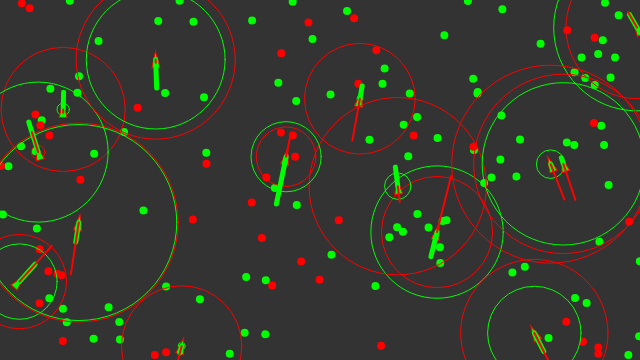
Frame 1 (no input)
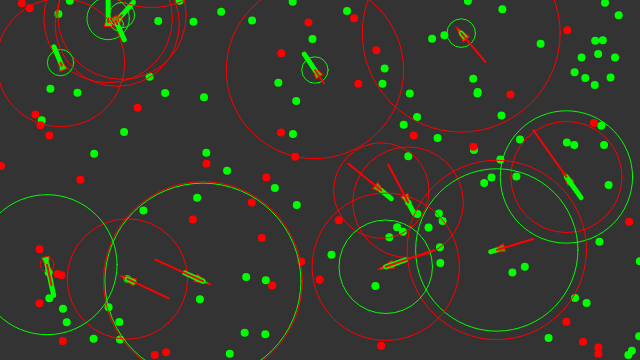
Frame 60 (no input)
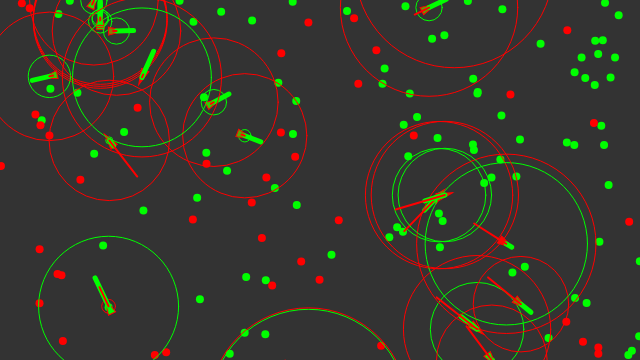
Frame 120 (the mouse pressed at the canvas centre since frame 60)

The p5.js sketch that drew these frames (run headless with seeded random() and noise() and a simulated clock; from frame 60 on, the mouse is pressed at the canvas centre):

// p5.js sketch
// ── sketch.js
// The Nature of Code
// Daniel Shiffman
// http://natureofcode.com

// Seeking "vehicle" follows the mouse position

// Implements Craig Reynold's autonomous steering behaviors
// One vehicle "seeks"
// See: http://www.red3d.com/cwr/
// agregar una interface con sliders para parametros
// valor nutritivo de la comida , relacionado con la velocidad de envejecimiento
//si envejece muy rapido no alcanza reproducirse, mutation rate , pues si no hay mucha variedad 
// la poblacion no se adapta
// crecimiento del veneno , si hay mucho veneno, en el futuroi , se les acorta la cola roja, pues sino nunca llegan a la comida

let vehicles = [];
let food = [];
let maxFood = 100;
let poisson = [];
let maxPoisson = 44;
let numVehicles = 15;

function setup() {
	createCanvas(640, 360);
	for (var i = 0; i < numVehicles; i++) {
		vehicles[i] = new Vehicle(random(width), random(height));
	}

	for (var i = 0; i < maxFood; i++) {
		var x = random(width);
		var y = random(height);

		food.push(createVector(x, y));

	}

	// add poison
	for (var i = 0; i < maxPoisson; i++) {
		var x = random(width);
		var y = random(height);

		poisson.push(createVector(x, y));

	}

}

function draw() {
	background(51);
	//random food
	if (random(1) < .1) {
		var x = random(width);
		var y = random(height);
		food.push(createVector(x, y));
	}
	// cada 5% del tiempo agrega poisson
	if (random(1) < .005) {
		var x = random(width);
		var y = random(height);
		poisson.push(createVector(x, y));
	}
	// let mouse = createVector(mouseX, mouseY);

	// // Draw an ellipse at the mouse position
	// fill(127);
	// stroke(200);
	// strokeWeight(2);
	// ellipse(mouse.x, mouse.y, 48, 48);

	//add food
	for (var i = 0; i < food.length; i++) {
		fill(0, 255, 0);
		noStroke();
		ellipse(food[i].x, food[i].y, 8, 8);
	}

	// add poison
	for (var i = 0; i < poisson.length; i++) {
		fill(255, 0, 0);
		noStroke();
		ellipse(poisson[i].x, poisson[i].y, 8, 8);
	}

	// Call the appropriate steering behaviors for our agents
	for (var i = vehicles.length - 1; i > 0; i--) {
		vehicles[i].behaviours(food, poisson);
		vehicles[i].boundaries();
		var newVehicle = vehicles[i].clone();
		if (newVehicle != null) {
			vehicles.push(newVehicle);
		}
		if (!vehicles[i].update()) {// si esta muerto pongo un food en su lugar
			var x = vehicles[i].position.x;
			var y = vehicles[i].position.y;
			food.push(createVector(x, y));
			vehicles.splice(i, 1); // si esta muerto( sin fuel), lo saco
		}
		if (vehicles[i]) {
			vehicles[i].display();
		} else {
			console.log(" fin")
		}
	}
}
// ── vehicle.js
// The Nature of Code
// Daniel Shiffman
// http://natureofcode.com

// The "Vehicle" class
var mr=0.5 //mutation rate
class Vehicle {
  constructor(x, y, dna) {
    this.acceleration = createVector(0, 0);
    this.velocity = createVector(0, -2);
    this.position = createVector(x, y);
    this.r = 4;
    this.maxspeed = 3;
    this.maxforce = .4;
    this.dna = [];
    // algunos serq atraidos por el veneno, y otros lo rechazaran
    // si es un clon copia el dna, sino nace aleatorio
    if (dna) {
      this.dna[0] = dna[0]; // afecta comportamiento hacia la comida
       if (random(1) < mr) {
         this.dna[0] += random(-.1, .1);
       }
      this.dna[1] = dna[1]; // afgecta comportamiento hacia el veneno
      if (random(1) < mr) {
        this.dna[1] += random(-.1, .1);
      }
      this.dna[2] = dna[2];; // food perception
      if (random(1) < mr) {
        this.dna[2] += random(-10, 10);
      }
      this.dna[3] = dna[3];; // poisson perception( from how far it can be detected)
      if (random(1) < mr) {
        this.dna[3] += random(-10, 10);
      }
    } else {
      // mutation, aleatoriamente ajusta el dna con una pequena variacion aleatoria.
      this.dna[0] = random(-3, 3); // afecta comportamiento hacia la comida
      this.dna[1] = random(-3, 3); // afgecta comportamiento hacia el veneno
      this.dna[2] = random(0, 100);; // food perception
      this.dna[3] = random(0, 100);; // poisson perception( from how far it can be detected)
    }
    this.health = 1;
  }

  // Method to update location
  update() {

    this.health -= .008;

    // Update velocity
    this.velocity.add(this.acceleration);
    // Limit speed
    this.velocity.limit(this.maxspeed);
    this.position.add(this.velocity);
    // Reset accelerationelertion to 0 each cycle
    this.acceleration.mult(0);
    return (this.health > 0); // si negativo muere
  }

  applyForce(force) {
    // We could add mass here if we want A = F / M
    this.acceleration.add(force);
  }

  behaviours(good, bad) {
    var SteerG = this.eat(good, .3, this.dna[2]);
    var steerB = this.eat(bad, -1, this.dna[3]);

    SteerG.mult(this.dna[0]);
    steerB.mult(this.dna[1]);
    this.applyForce(SteerG);
    this.applyForce(steerB);
  }
  eat(list, fuel, perception) {
    var record = Infinity;
    var closestIndex = null;

    for (var i = list.length - 1; i > 0; i--) {
      var d = this.position.dist(list[i]);
      if (d < this.maxspeed) { //  si esta muy cerca lo come
        list.splice(i, 1)
        this.health += fuel; // good or bad nutrients
      } else {
        if (d < record && d < perception) {
          record = d;
          closestIndex = list[i];
        }
      }
    }


    // busca comida , si esta cerca la come

    // si esta cerca lo come

    if (closestIndex) {
      return this.seek(closestIndex);
    }
    return createVector(0, 0);
  }

  // A method that calculates a steering force towards a target
  // STEER = DESIRED MINUS VELOCITY
  seek(target) {

    var desired = p5.Vector.sub(target, this.position); // A vector pointing from the location to the target

    // Scale to maximum speed
    desired.setMag(this.maxspeed);

    // Steering = Desired minus velocity
    var steer = p5.Vector.sub(desired, this.velocity);
    steer.limit(this.maxforce); // Limit to maximum steering force

    return steer;
    //this.applyForce(steer);
  }

  boundaries() {
    var desired = null;
    var d = 5;
    if (this.position.x < d) {
      desired = createVector(this.maxspeed, this.velocity.y);
    } else if (this.position.x > width - d) {
      desired = createVector(-this.maxspeed, this.velocity.y);
    }
    if (this.position.y < d) {
      desired = createVector(this.velocity.x, this.maxspeed);
    } else if (this.position.y > (height - d)) {
      desired = createVector(this.velocity.x, -this.maxspeed);
    }
    if (desired != null) {
      desired.normalize();
      desired.mult(this.maxspeed);
      var steer = p5.Vector.sub(desired, this.velocity);
      steer.limit(this.maxforce);
      this.applyForce(steer);
    }
  }

  // EVOLUTION clona el vehiculo
  clone() {
    if (random(1) < .004) {
      return new Vehicle(this.position.x, this.position.y, this.dna);
    } else {
      return null
    }
  }

  display() {
    // Draw a triangle rotated in the direction of velocity
    var theta = this.velocity.heading() + PI / 2;
    fill(127);
    stroke(200);
    strokeWeight(1);
    // radios de deteccion de food, poisson
    stroke(0, 255, 0);
    noFill();
    ellipse(this.position.x, this.position.y, this.dna[2] * 2);
    stroke(255, 0, 0);
    ellipse(this.position.x, this.position.y, this.dna[3] * 2);
    push();
    translate(this.position.x, this.position.y);
    rotate(theta);

    beginShape();
    // un color que indica la salud del vehiculo
    fill(lerpColor(color(255, 0, 0), color(0, 255, 0), this.health));
    vertex(0, -this.r * 2);
    vertex(-this.r, this.r * 2);
    vertex(this.r, this.r * 2);
    endShape(CLOSE);

    // muestra la magnitud de la fuerza de atraccion repulsion, segun su DNA
    stroke(0, 255, 0);
    strokeWeight(5);
    line(0, 0, 0, -this.dna[0] * 20);
    stroke(255, 0, 0);
    strokeWeight(2);
    line(0, 0, 0, -this.dna[1] * 20);
    pop();
  }
}
